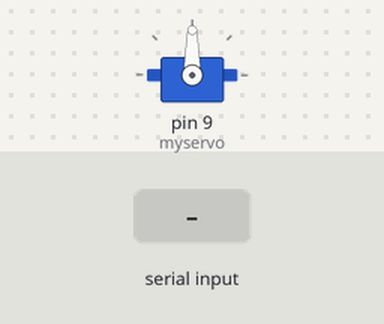
The sketch below on a simulated Arduino Uno, built with avr-gcc and run on an emulated ATmega328P. Parts: servo. The test bench sets the inputs (shaded band).

Above: at 1.2 s.
1.3 s: "9" received over Serial
At 6.0 s:
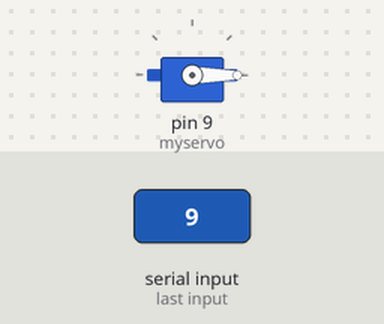
Timing chart, 0 to 7.5 s (numbered marks = the images above; inputs shaded):
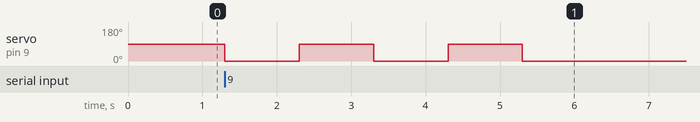

Measured:
- after the input at 1.3 s, servo on pin 9 (myservo): alternates 90° for 1.0 s and 0° for 1.0 s, 5 changes in all, then stays 0°, starting at once

The sketch:

SG90.ino
```cpp
#include <Servo.h>
Servo myservo;

void setup()
{
  Serial.begin(9600);
  myservo.attach(9);
}
void loop()
{
  char a=Serial.read();
  if(a=='9')
  {
    myservo.write(0);
    delay(1000);
    myservo.write(90);
    delay(1000);
    myservo.write(0);
    delay(1000);
    myservo.write(90);
    delay(1000);
    myservo.write(0);
  }
}
```
